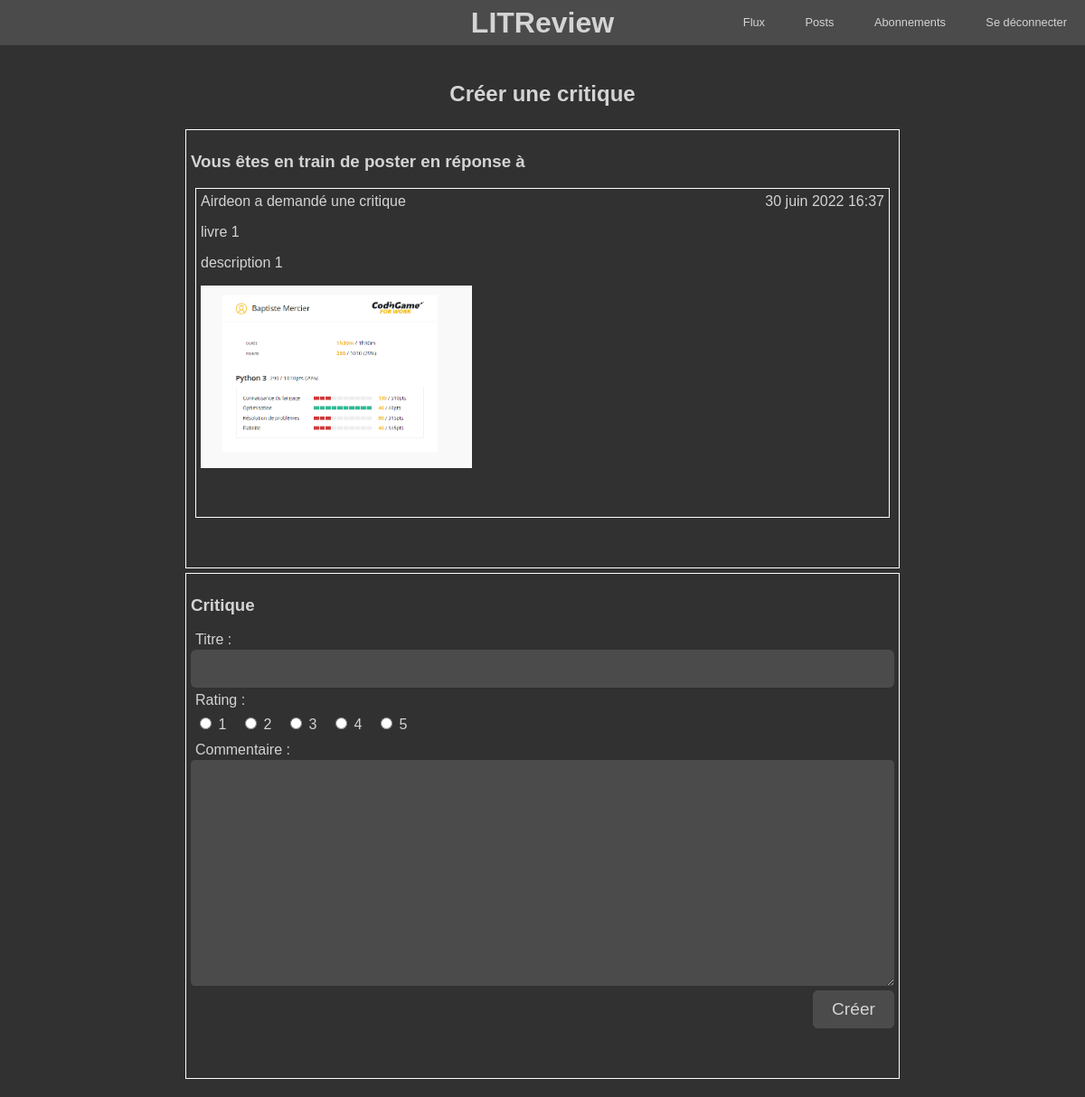
/Ticket/critique/13/ (signed in), run on the app's committed database.
### Ticket/models.py (models this page shows, shortened)
class Ticket(models.Model):
    title = models.CharField(max_length=128, verbose_name="Titre")
    description = models.TextField(max_length=2048, blank=True, verbose_name="Description")
    user = models.ForeignKey(User, on_delete=models.CASCADE, verbose_name="Utilisateur", default=1)
    image = models.ImageField(upload_to="images", null=True, blank=True, verbose_name="Image")
    time_created = models.DateTimeField(auto_now_add=True, verbose_name="Date de création")

### Ticket/views.py (the view, shortened to what this page needs)
# urls.py: path("critique/<str:pk>/", CritiqueView.as_view(), name="critique"),
class CritiqueView(LoginRequiredMixin, CreateView):
    template_name = "Ticket/critique.html"
    model = Review
    form_class = ReviewForm
    def get_context_data(self, **kwargs):
        context = super().get_context_data(**kwargs)
        context["ticket"] = Ticket.objects.get(id=self.kwargs.get("pk"))
        context["submit_text"] = "Créer"
        return context

### Ticket/forms.py
class ReviewForm(forms.ModelForm):
    rating = forms.ChoiceField(widget=forms.RadioSelect, choices=[(1, 1), (2, 2), (3, 3), (4, 4), (5, 5)])
    class Meta:
        model = Review
        fields = ["headline", "body", "rating"]

### Ticket/templates/Ticket/critique.html (shortened to what this page needs)
{% extends 'base.html' %}
{% load static %}
{% block content %}
<div class="row center">
    <h2>Créer une critique</h2>
</div>
<div class="bloc_border">
    <h3>Vous êtes en train de poster en réponse à</h3>
    <div class="bloc_border">
        <div class="bloc_ticket_title">
            <p class="datetime">{{ ticket.time_created }}</p>
            <p>{{ ticket.user }} a demandé une critique</p>
        </div>
        <div>
            <p>{{ ticket.title }}</p>
        </div>
        <div>
            <p>{{ ticket.description }}</p>
        </div>
        <div>
            <img class="image" src="{{ ticket.image.url }}" alt="image"></img>
        </div>
    </div>
</div>
<div class="bloc_border">
    <h3>Critique</h3>
    <form class="form" method="post" enctype="multipart/form-data">
        <div class="row">
            {{ form.headline }}{{ form.headline.label_tag }}
        </div>
        <div class="row">
            {{ form.rating.label_tag }}{{ form.rating }}
        </div>
        <div class="row">
            {{ form.body }}{{ form.body.label_tag }}
        </div>
        <div class="row right">
            <input type="submit" value="{{ submit_text }}" class="button">
        </div>
    </form>
</div>
{% endblock content %}

### LITReview/static/css/main.css (style rules this page uses)
body { font-family: "Ubuntu", sans-serif; top: 0px; margin: 0; background-color: #313131; color: #d4d4d4; }
.row { display: -webkit-box; display: -ms-flexbox; display: flex; gap: 5px; margin: 5px 0 5px 0; }
.center { -webkit-box-pack: center; -ms-flex-pack: center; justify-content: center; }
.right { -webkit-box-pack: end; -ms-flex-pack: end; justify-content: flex-end; }
.button { position: relative; display: inline-block; -webkit-transition: 0.5s; -o-transition: 0.5s; transition: 0.5s; padding: 0 20px 0 20px; font-size: 1.2em; background-color: #4b4b4b; overflow: hidden; line-height: 40px; border-radius: 5px; border: 1px solid #4b4b4b; color: #d4d4d4; -webkit-text-decoration: auto; text-decoration: auto; text-align: center; fill: #d4d4d4; }
.form { border-radius: 8px; }
.form label { position: absolute; margin-left: 5px; display: block; -webkit-transition: 0.5s; -o-transition: 0.5s; transition: 0.5s; }
.form input[type=text], .form input[type=date], .form input[type=datetime], .form input[type=email], .form input[type=search], .form input[type=time], .form input[type=url], .form input[type=password], .form input[type=number], .form textarea, .form select { background: #4b4b4b; border: none; border-radius: 0.3em; font-size: 1.2em; outline: 0; min-width: 0; -webkit-box-flex: 1; margin-top: 20px; -ms-flex: 1; flex: 1; padding: 10px; height: 42px; -ms-flex-positive: 1; flex-grow: 1; -webkit-box-sizing: border-box; box-sizing: border-box; color: #d3d3d3; }
.form textarea { height: 250px; }
.form #id_rating { height: 25px; display: -webkit-box; display: -ms-flexbox; display: flex; margin-top: 25px; }
.form #id_rating div { width: 50px; }
.bloc_border { border: 1px solid white; margin: 5px; padding: 5px; padding-bottom: 50px; }
.bloc_ticket_title p { margin: 0; }
.datetime { float: right; }
.image { max-width: 300px; }

### data on the page
Ticket: time_created "30 juin 2022 16:37", user "Airdeon", title "livre 1", description "description 1", image (picture)
